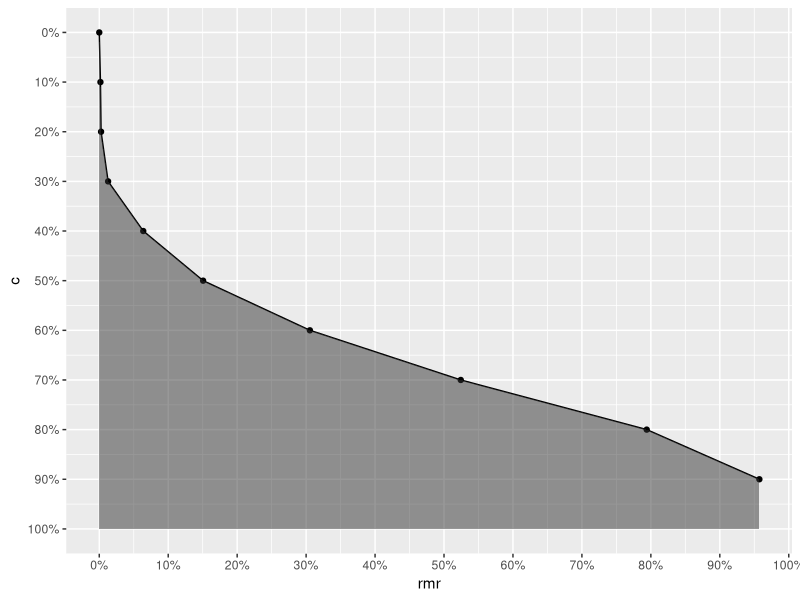

This figure's R source:
library(ggplot2)
# 读取同文件夹的csv文件，第一行为列字段名，分隔符为制表符
RMR <- read.csv('Rmr.csv',header= TRUE,sep = "\t")
head(RMR)
# 使用spline()进行数据拟合
# tem <- as.data.frame(spline(RMR$rmr, RMR$c, n=100))

ggplot(RMR, aes(x = rmr , y = c)) +
  geom_point() + 
  # 按数据点绘制折线图
  geom_line() +
  # 按数据点绘制平滑曲线
  # geom_smooth(data = tem, aes(x=x, y=y), se = F) +
  # 反转Y轴、设置坐标单位为百分数、坐标间隔为10%
  scale_y_reverse(labels = scales::percent_format(accuracy = 1),breaks = seq(from = 0, to = 1, by = 0.1)) +
  # 设置X轴坐标单位为百分数、坐标间隔为10%
  scale_x_continuous(labels = scales::percent_format(accuracy = 1), breaks = seq(from = 0, to = 1, by = 0.1))  + 
  # 配置坐标轴起始值显示
  expand_limits(x = 0,y = 1) +
  # 绘制翻转Y轴下方阴影，透明度为50%；未反转直接使用geom_area()
  geom_ribbon(aes(x = rmr, ymin = c, ymax = 1),alpha = 0.5)  


